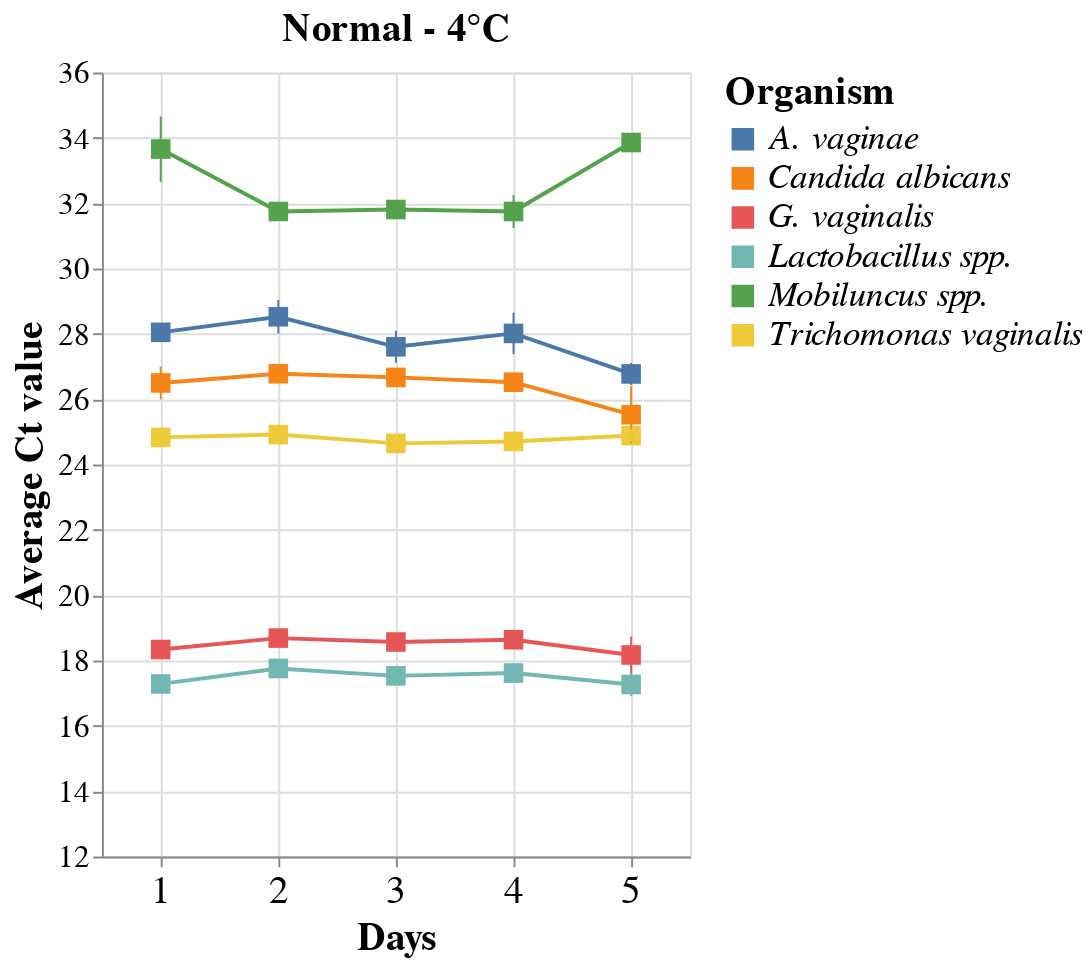

The cell this chart's notebook holds for it:
### Code cell
normal_grouped = stability_df[(stability_df['BV_Interpretation'] == 'Normal')& (stability_df['Temperature'] == 4)]
title = alt.TitleParams('Normal - 4°C', fontSize=20)
normal_chart= alt.Chart(normal_grouped, title=title).mark_square(size=100).encode(alt.X('Day:O', title='Days', axis=alt.Axis(labelAngle=0, labelFontSize=20, titleFontSize=20, grid=True )),
                                                      alt.Y('mean(Ct value):Q', scale=alt.Scale(zero=False,domain=[12,35]), title= 'Average Ct value', axis=alt.Axis(labelFontSize=16, titleFontSize=20, grid=True )),
                                                        alt.Color('Organism:N', title='Organism'))
                                                            
                                                           
line_normal = alt.Chart(normal_grouped).mark_line().encode(alt.X('Day:O', title='Days', axis=alt.Axis(labelAngle=0, labelFontSize=20, titleFontSize=20, grid=True )),
                                                      alt.Y('mean(Ct value):Q', scale=alt.Scale(zero=False), title= 'Average Ct value', axis=alt.Axis(labelFontSize=16, titleFontSize=20, grid=True )),
                                                        alt.Color('Organism:N', title='Organism'))
                                          
error_bars_norm = alt.Chart(normal_grouped).mark_errorbar(extent='stderr').encode(alt.X('Day:O'),
                                                                          alt.Y('mean(Ct value):Q', title='Average Ct value'),alt.Color('Organism:N'))
                                                         
                                                  

normal_layer = alt.layer(normal_chart + line_normal + error_bars_norm).properties(width=300, height=400).resolve_scale(y='independent').configure_legend(titleFontSize=20, labelFontSize=18, labelFontStyle='Italic', labelLimit=900)
normal_layer

### Figure 1 — Vega-Lite specification as saved in the notebook (floating-point values rounded to 4 significant figures)
{"config": {"view": {"continuousWidth": 400, "continuousHeight": 300}, "legend": {"labelFontSize": 18, "labelFontStyle": "Italic", "labelLimit": 900, "titleFontSize": 20}}, "layer": [{"layer": [{"mark": {"type": "square", "size": 100}, "encoding": {"color": {"field": "Organism", "title": "Organism", "type": "nominal"}, "x": {"axis": {"grid": true, "labelAngle": 0, "labelFontSize": 20, "titleFontSize": 20}, "field": "Day", "title": "Days", "type": "ordinal"}, "y": {"aggregate": "mean", "axis": {"grid": true, "labelFontSize": 16, "titleFontSize": 20}, "field": "Ct value", "scale": {"domain": [12, 35], "zero": false}, "title": "Average Ct value", "type": "quantitative"}}, "title": {"text": "Normal - 4°C", "fontSize": 20}}, {"mark": "line", "encoding": {"color": {"field": "Organism", "title": "Organism", "type": "nominal"}, "x": {"axis": {"grid": true, "labelAngle": 0, "labelFontSize": 20, "titleFontSize": 20}, "field": "Day", "title": "Days", "type": "ordinal"}, "y": {"aggregate": "mean", "axis": {"grid": true, "labelFontSize": 16, "titleFontSize": 20}, "field": "Ct value", "scale": {"zero": false}, "title": "Average Ct value", "type": "quantitative"}}}, {"mark": {"type": "errorbar", "extent": "stderr"}, "encoding": {"color": {"field": "Organism", "type": "nominal"}, "x": {"field": "Day", "type": "ordinal"}, "y": {"aggregate": "mean", "field": "Ct value", "title": "Average Ct value", "type": "quantitative"}}}]}], "data": {"name": "data-9f51f7111226b75d2fa05ba368f14e1b"}, "height": 400, "resolve": {"scale": {"y": "independent"}}, "width": 300, "$schema": "https://vega.github.io/schema/vega-lite/v4.17.0.json", "datasets": {"data-9f51f7111226b75d2fa05ba368f14e1b": [{"Sample": 1, "Day": 1, "Temperature": 4, "BV_Interpretation": "Normal", "Organism": "Lactobacillus spp.", "Ct value": 16.96}, {"Sample": 2, "Day": 1, "Temperature": 4, "BV_Interpretation": "Normal", "Organism": "Lactobacillus spp.", "Ct value": 17.5}, {"Sample": 3, "Day": 1, "Temperature": 4, "BV_Interpretation": "Normal", "Organism": "Lactobacillus spp.", "Ct value": 17.39}, {"Sample": 1, "Day": 1, "Temperature": 4, "BV_Interpretation": "Normal", "Organism": "G. vaginalis", "Ct value": 17.85}, {"Sample": 2, "Day": 1, "Temperature": 4, "BV_Interpretation": "Normal", "Organism": "G. vaginalis", "Ct value": 18.69}, {"Sample": 3, "Day": 1, "Temperature": 4, "BV_Interpretation": "Normal", "Organism": "G. vaginalis", "Ct value": 18.47}, {"Sample": 1, "Day": 1, "Temperature": 4, "BV_Interpretation": "Normal", "Organism": "A. vaginae", "Ct value": 28.52}, {"Sample": 2, "Day": 1, "Temperature": 4, "BV_Interpretation": "Normal", "Organism": "A. vaginae", "Ct value": 27.6}, {"Sample": 3, "Day": 1, "Temperature": 4, "BV_Interpretation": "Normal", "Organism": "A. vaginae", "Ct value": 28.01}, {"Sample": 1, "Day": 1, "Temperature": 4, "BV_Interpretation": "Normal", "Organism": "Mobiluncus spp.", "Ct value": 35.64}, {"Sample": 2, "Day": 1, "Temperature": 4, "BV_Interpretation": "Normal", "Organism": "Mobiluncus spp.", "Ct value": 32.49}, {"Sample": 3, "Day": 1, "Temperature": 4, "BV_Interpretation": "Normal", "Organism": "Mobiluncus spp.", "Ct value": 32.84}, {"Sample": 1, "Day": 2, "Temperature": 4, "BV_Interpretation": "Normal", "Organism": "Lactobacillus spp.", "Ct value": 17.79}, {"Sample": 2, "Day": 2, "Temperature": 4, "BV_Interpretation": "Normal", "Organism": "Lactobacillus spp.", "Ct value": 17.76}, {"Sample": 3, "Day": 2, "Temperature": 4, "BV_Interpretation": "Normal", "Organism": "Lactobacillus spp.", "Ct value": 17.72}, {"Sample": 1, "Day": 2, "Temperature": 4, "BV_Interpretation": "Normal", "Organism": "G. vaginalis", "Ct value": 18.61}, {"Sample": 2, "Day": 2, "Temperature": 4, "BV_Interpretation": "Normal", "Organism": "G. vaginalis", "Ct value": 18.74}, {"Sample": 3, "Day": 2, "Temperature": 4, "BV_Interpretation": "Normal", "Organism": "G. vaginalis", "Ct value": 18.71}, {"Sample": 1, "Day": 2, "Temperature": 4, "BV_Interpretation": "Normal", "Organism": "A. vaginae", "Ct value": 28.97}, {"Sample": 2, "Day": 2, "Temperature": 4, "BV_Interpretation": "Normal", "Organism": "A. vaginae", "Ct value": 29.1}, {"Sample": 3, "Day": 2, "Temperature": 4, "BV_Interpretation": "Normal", "Organism": "A. vaginae", "Ct value": 27.5}, {"Sample": 1, "Day": 2, "Temperature": 4, "BV_Interpretation": "Normal", "Organism": "Mobiluncus spp.", "Ct value": 31.61}, {"Sample": 2, "Day": 2, "Temperature": 4, "BV_Interpretation": "Normal", "Organism": "Mobiluncus spp.", "Ct value": 31.76}, {"Sample": 3, "Day": 2, "Temperature": 4, "BV_Interpretation": "Normal", "Organism": "Mobiluncus spp.", "Ct value": 31.87}, {"Sample": 1, "Day": 3, "Temperature": 4, "BV_Interpretation": "Normal", "Organism": "Lactobacillus spp.", "Ct value": 17.56}, {"Sample": 2, "Day": 3, "Temperature": 4, "BV_Interpretation": "Normal", "Organism": "Lactobacillus spp.", "Ct value": 17.52}, {"Sample": 3, "Day": 3, "Temperature": 4, "BV_Interpretation": "Normal", "Organism": "Lactobacillus spp.", "Ct value": 17.51}, {"Sample": 1, "Day": 3, "Temperature": 4, "BV_Interpretation": "Normal", "Organism": "G. vaginalis", "Ct value": 18.7}, {"Sample": 2, "Day": 3, "Temperature": 4, "BV_Interpretation": "Normal", "Organism": "G. vaginalis", "Ct value": 18.38}, {"Sample": 3, "Day": 3, "Temperature": 4, "BV_Interpretation": "Normal", "Organism": "G. vaginalis", "Ct value": 18.62}, {"Sample": 1, "Day": 3, "Temperature": 4, "BV_Interpretation": "Normal", "Organism": "A. vaginae", "Ct value": 27.66}, {"Sample": 2, "Day": 3, "Temperature": 4, "BV_Interpretation": "Normal", "Organism": "A. vaginae", "Ct value": 28.42}, {"Sample": 3, "Day": 3, "Temperature": 4, "BV_Interpretation": "Normal", "Organism": "A. vaginae", "Ct value": 26.73}, {"Sample": 1, "Day": 3, "Temperature": 4, "BV_Interpretation": "Normal", "Organism": "Mobiluncus spp.", "Ct value": 32.14}, {"Sample": 2, "Day": 3, "Temperature": 4, "BV_Interpretation": "Normal", "Organism": "Mobiluncus spp.", "Ct value": 31.63}, {"Sample": 3, "Day": 3, "Temperature": 4, "BV_Interpretation": "Normal", "Organism": "Mobiluncus spp.", "Ct value": 31.65}, {"Sample": 1, "Day": 4, "Temperature": 4, "BV_Interpretation": "Normal", "Organism": "Lactobacillus spp.", "Ct value": 17.54}, {"Sample": 2, "Day": 4, "Temperature": 4, "BV_Interpretation": "Normal", "Organism": "Lactobacillus spp.", "Ct value": 17.76}, {"Sample": 3, "Day": 4, "Temperature": 4, "BV_Interpretation": "Normal", "Organism": "Lactobacillus spp.", "Ct value": 17.55}, {"Sample": 1, "Day": 4, "Temperature": 4, "BV_Interpretation": "Normal", "Organism": "G. vaginalis", "Ct value": 18.57}, {"Sample": 2, "Day": 4, "Temperature": 4, "BV_Interpretation": "Normal", "Organism": "G. vaginalis", "Ct value": 18.72}, {"Sample": 3, "Day": 4, "Temperature": 4, "BV_Interpretation": "Normal", "Organism": "G. vaginalis", "Ct value": 18.62}, {"Sample": 1, "Day": 4, "Temperature": 4, "BV_Interpretation": "Normal", "Organism": "A. vaginae", "Ct value": 28.47}, {"Sample": 2, "Day": 4, "Temperature": 4, "BV_Interpretation": "Normal", "Organism": "A. vaginae", "Ct value": 28.81}, {"Sample": 3, "Day": 4, "Temperature": 4, "BV_Interpretation": "Normal", "Organism": "A. vaginae", "Ct value": 26.76}, {"Sample": 1, "Day": 4, "Temperature": 4, "BV_Interpretation": "Normal", "Organism": "Mobiluncus spp.", "Ct value": 31.91}, {"Sample": 2, "Day": 4, "Temperature": 4, "BV_Interpretation": "Normal", "Organism": "Mobiluncus spp.", "Ct value": 32.53}, {"Sample": 3, "Day": 4, "Temperature": 4, "BV_Interpretation": "Normal", "Organism": "Mobiluncus spp.", "Ct value": 30.8}, {"Sample": 1, "Day": 5, "Temperature": 4, "BV_Interpretation": "Normal", "Organism": "Lactobacillus spp.", "Ct value": 17.54}, {"Sample": 2, "Day": 5, "Temperature": 4, "BV_Interpretation": "Normal", "Organism": "Lactobacillus spp.", "Ct value": 17.71}, {"Sample": 3, "Day": 5, "Temperature": 4, "BV_Interpretation": "Normal", "Organism": "Lactobacillus spp.", "Ct value": 16.55}, {"Sample": 1, "Day": 5, "Temperature": 4, "BV_Interpretation": "Normal", "Organism": "G. vaginalis", "Ct value": 18.77}, {"Sample": 2, "Day": 5, "Temperature": 4, "BV_Interpretation": "Normal", "Organism": "G. vaginalis", "Ct value": 18.7}, {"Sample": 3, "Day": 5, "Temperature": 4, "BV_Interpretation": "Normal", "Organism": "G. vaginalis", "Ct value": 17.04}, {"Sample": 1, "Day": 5, "Temperature": 4, "BV_Interpretation": "Normal", "Organism": "A. vaginae", "Ct value": 26.38}, {"Sample": 2, "Day": 5, "Temperature": 4, "BV_Interpretation": "Normal", "Organism": "A. vaginae", "Ct value": 26.5}, {"Sample": 3, "Day": 5, "Temperature": 4, "BV_Interpretation": "Normal", "Organism": "A. vaginae", "Ct value": 27.44}, {"Sample": 1, "Day": 5, "Temperature": 4, "BV_Interpretation": "Normal", "Organism": "Mobiluncus spp.", "Ct value": 33.7}, {"Sample": 2, "Day": 5, "Temperature": 4, "BV_Interpretation": "Normal", "Organism": "Mobiluncus spp.", "Ct value": 33.61}, {"Sample": 3, "Day": 5, "Temperature": 4, "BV_Interpretation": "Normal", "Organism": "Mobiluncus spp.", "Ct value": 34.26}, {"Sample": 1, "Day": 1, "Temperature": 4, "BV_Interpretation": "Normal", "Organism": "Candida albicans", "Ct value": 25.5}, {"Sample": 2, "Day": 1, "Temperature": 4, "BV_Interpretation": "Normal", "Organism": "Candida albicans", "Ct value": 26.87}, {"Sample": 3, "Day": 1, "Temperature": 4, "BV_Interpretation": "Normal", "Organism": "Candida albicans", "Ct value": 27.12}, {"Sample": 1, "Day": 1, "Temperature": 4, "BV_Interpretation": "Normal", "Organism": "Trichomonas vaginalis", "Ct value": 25.16}, {"Sample": 2, "Day": 1, "Temperature": 4, "BV_Interpretation": "Normal", "Organism": "Trichomonas vaginalis", "Ct value": 24.74}, {"Sample": 3, "Day": 1, "Temperature": 4, "BV_Interpretation": "Normal", "Organism": "Trichomonas vaginalis", "Ct value": 24.59}, {"Sample": 1, "Day": 2, "Temperature": 4, "BV_Interpretation": "Normal", "Organism": "Candida albicans", "Ct value": 26.9}, {"Sample": 2, "Day": 2, "Temperature": 4, "BV_Interpretation": "Normal", "Organism": "Candida albicans", "Ct value": 27.17}, {"Sample": 3, "Day": 2, "Temperature": 4, "BV_Interpretation": "Normal", "Organism": "Candida albicans", "Ct value": 26.27}, {"Sample": 1, "Day": 2, "Temperature": 4, "BV_Interpretation": "Normal", "Organism": "Trichomonas vaginalis", "Ct value": 24.93}, {"Sample": 2, "Day": 2, "Temperature": 4, "BV_Interpretation": "Normal", "Organism": "Trichomonas vaginalis", "Ct value": 25.14}, {"Sample": 3, "Day": 2, "Temperature": 4, "BV_Interpretation": "Normal", "Organism": "Trichomonas vaginalis", "Ct value": 24.68}, {"Sample": 1, "Day": 3, "Temperature": 4, "BV_Interpretation": "Normal", "Organism": "Candida albicans", "Ct value": 26.94}, {"Sample": 2, "Day": 3, "Temperature": 4, "BV_Interpretation": "Normal", "Organism": "Candida albicans", "Ct value": 26.4}, {"Sample": 3, "Day": 3, "Temperature": 4, "BV_Interpretation": "Normal", "Organism": "Candida albicans", "Ct value": 26.66}, {"Sample": 1, "Day": 3, "Temperature": 4, "BV_Interpretation": "Normal", "Organism": "Trichomonas vaginalis", "Ct value": 24.66}, {"Sample": 2, "Day": 3, "Temperature": 4, "BV_Interpretation": "Normal", "Organism": "Trichomonas vaginalis", "Ct value": 24.78}, {"Sample": 3, "Day": 3, "Temperature": 4, "BV_Interpretation": "Normal", "Organism": "Trichomonas vaginalis", "Ct value": 24.5}, {"Sample": 1, "Day": 4, "Temperature": 4, "BV_Interpretation": "Normal", "Organism": "Candida albicans", "Ct value": 25.99}, {"Sample": 2, "Day": 4, "Temperature": 4, "BV_Interpretation": "Normal", "Organism": "Candida albicans", "Ct value": 26.8}, {"Sample": 3, "Day": 4, "Temperature": 4, "BV_Interpretation": "Normal", "Organism": "Candida albicans", "Ct value": 26.77}, {"Sample": 1, "Day": 4, "Temperature": 4, "BV_Interpretation": "Normal", "Organism": "Trichomonas vaginalis", "Ct value": 24.76}, {"Sample": 2, "Day": 4, "Temperature": 4, "BV_Interpretation": "Normal", "Organism": "Trichomonas vaginalis", "Ct value": 24.79}, {"Sample": 3, "Day": 4, "Temperature": 4, "BV_Interpretation": "Normal", "Organism": "Trichomonas vaginalis", "Ct value": 24.57}, {"Sample": 1, "Day": 5, "Temperature": 4, "BV_Interpretation": "Normal", "Organism": "Candida albicans", "Ct value": 26.31}, {"Sample": 2, "Day": 5, "Temperature": 4, "BV_Interpretation": "Normal", "Organism": "Candida albicans", "Ct value": 26.49}, {"Sample": 3, "Day": 5, "Temperature": 4, "BV_Interpretation": "Normal", "Organism": "Candida albicans", "Ct value": 23.78}, {"Sample": 1, "Day": 5, "Temperature": 4, "BV_Interpretation": "Normal", "Organism": "Trichomonas vaginalis", "Ct value": 24.69}, {"Sample": 2, "Day": 5, "Temperature": 4, "BV_Interpretation": "Normal", "Organism": "Trichomonas vaginalis", "Ct value": 24.7}, {"Sample": 3, "Day": 5, "Temperature": 4, "BV_Interpretation": "Normal", "Organism": "Trichomonas vaginalis", "Ct value": 25.27}]}}
